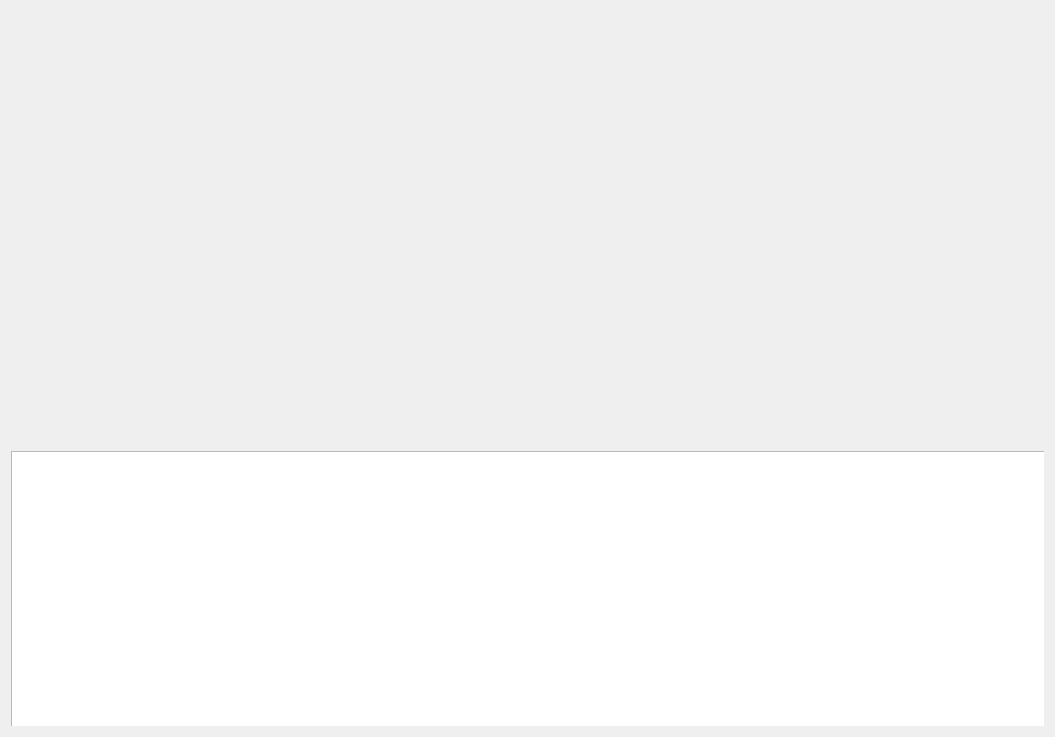
<?xml version="1.0" encoding="UTF-8"?>
<ui version="4.0">
 <class>RecognitionCar</class>
 <widget class="QWidget" name="RecognitionCar">
  <property name="geometry">
   <rect>
    <x>0</x>
    <y>0</y>
    <width>1055</width>
    <height>737</height>
   </rect>
  </property>
  <property name="windowTitle">
   <string>Form</string>
  </property>
  <layout class="QVBoxLayout" name="verticalLayout">
   <item>
    <widget class="QWidget" name="widget" native="true">
     <widget class="QWidget" name="recar" native="true">
      <property name="geometry">
       <rect>
        <x>0</x>
        <y>0</y>
        <width>1037</width>
        <height>719</height>
       </rect>
      </property>
      <property name="minimumSize">
       <size>
        <width>800</width>
        <height>0</height>
       </size>
      </property>
      <widget class="QWidget" name="horizontalLayoutWidget">
       <property name="geometry">
        <rect>
         <x>0</x>
         <y>0</y>
         <width>1041</width>
         <height>441</height>
        </rect>
       </property>
       <layout class="QHBoxLayout" name="horizontalLayout_4">
        <property name="spacing">
         <number>2</number>
        </property>
        <property name="leftMargin">
         <number>2</number>
        </property>
        <property name="topMargin">
         <number>10</number>
        </property>
        <property name="rightMargin">
         <number>3</number>
        </property>
        <item>
         <widget class="QLabel" name="carimage">
          <property name="minimumSize">
           <size>
            <width>950</width>
            <height>0</height>
           </size>
          </property>
          <property name="maximumSize">
           <size>
            <width>950</width>
            <height>16777215</height>
           </size>
          </property>
          <property name="text">
           <string/>
          </property>
         </widget>
        </item>
        <item>
         <widget class="QWidget" name="oper" native="true"/>
        </item>
       </layout>
      </widget>
      <widget class="QWidget" name="horizontalLayoutWidget_2">
       <property name="geometry">
        <rect>
         <x>0</x>
         <y>440</y>
         <width>1041</width>
         <height>281</height>
        </rect>
       </property>
       <layout class="QHBoxLayout" name="horizontalLayout_2">
        <property name="leftMargin">
         <number>0</number>
        </property>
        <property name="rightMargin">
         <number>0</number>
        </property>
        <property name="bottomMargin">
         <number>0</number>
        </property>
        <item>
         <widget class="QTableWidget" name="tab">
          <property name="styleSheet">
           <string notr="true"/>
          </property>
         </widget>
        </item>
       </layout>
      </widget>
     </widget>
    </widget>
   </item>
  </layout>
 </widget>
 <resources/>
 <connections/>
</ui>
